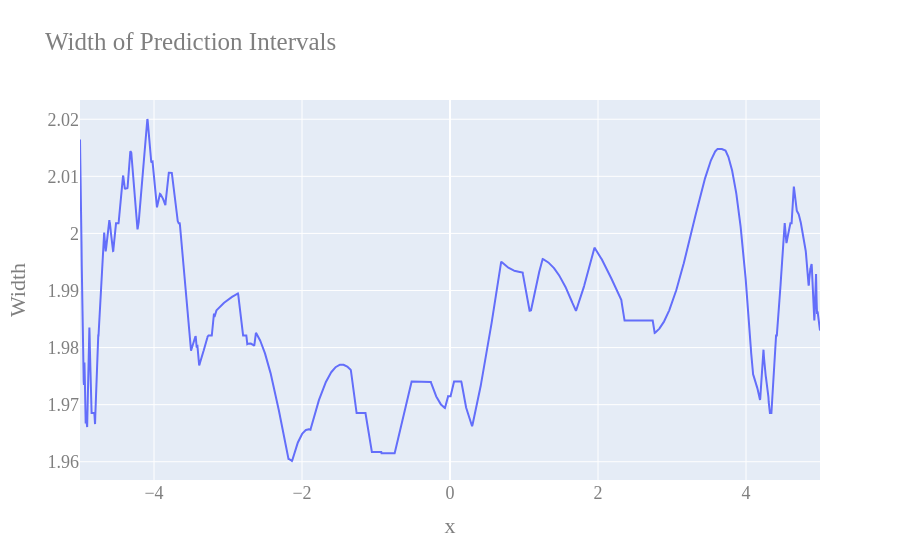

Write notebook code for a chart like this one.
### Markdown cell above
Let's visualize the width of the prediction intervals as a function of $x$.

### Code cell
plot_prediction_interval_width(
    X_test,
    y_pred_intervals,
    title="Width of Prediction Intervals",
    yaxis_title="Width"
)

### Figure 1 — Plotly figure (JSON) as saved in the notebook; plotly's stock layout.template omitted (floating-point values rounded to 4 significant figures; data arrays with more than 128 entries replaced by an {"elided": "..."} marker saying what was removed)
{"data": [{"type": "scatter", "x": {"elided": "3000 float values"}, "y": {"elided": "3000 float values"}}], "layout": {"font": {"color": "#7f7f7f", "family": "Computer Modern", "size": 18}, "hovermode": "x", "title": {"text": "Width of Prediction Intervals"}, "xaxis": {"title": {"text": "x"}}, "yaxis": {"title": {"text": "Width"}}}}
